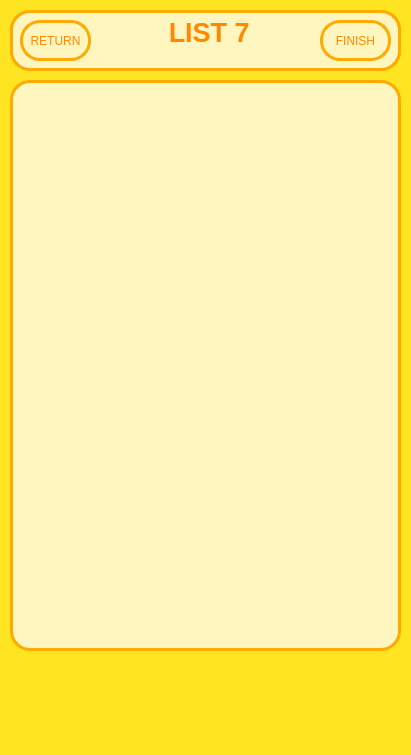
<?xml version="1.0" encoding="UTF-8"?>
<ui version="4.0">
 <class>MainWindow</class>
 <widget class="QMainWindow" name="MainWindow">
  <property name="geometry">
   <rect>
    <x>0</x>
    <y>0</y>
    <width>411</width>
    <height>755</height>
   </rect>
  </property>
  <property name="windowTitle">
   <string>MainWindow</string>
  </property>
  <property name="styleSheet">
   <string notr="true">background: rgb(255, 229, 33)</string>
  </property>
  <widget class="QWidget" name="centralwidget">
   <widget class="QLabel" name="label_4">
    <property name="geometry">
     <rect>
      <x>260</x>
      <y>640</y>
      <width>91</width>
      <height>61</height>
     </rect>
    </property>
    <property name="text">
     <string/>
    </property>
    <property name="pixmap">
     <pixmap>../pixel_picture/New Piskel (2)/pixer_duck10.png</pixmap>
    </property>
   </widget>
   <widget class="QPlainTextEdit" name="txted_todo6">
    <property name="geometry">
     <rect>
      <x>10</x>
      <y>80</y>
      <width>391</width>
      <height>571</height>
     </rect>
    </property>
    <property name="styleSheet">
     <string notr="true">border: 2.75px solid rgb(255, 170, 0);
  border-radius: 20px;
background: solid rgb(255, 245, 190);
color: gb(255, 136, 0)</string>
    </property>
   </widget>
   <widget class="QLabel" name="label_2">
    <property name="geometry">
     <rect>
      <x>90</x>
      <y>640</y>
      <width>91</width>
      <height>61</height>
     </rect>
    </property>
    <property name="text">
     <string/>
    </property>
    <property name="pixmap">
     <pixmap>../pixel_picture/New Piskel (2)/pixer_duck10.png</pixmap>
    </property>
   </widget>
   <widget class="QLabel" name="label_5">
    <property name="geometry">
     <rect>
      <x>340</x>
      <y>640</y>
      <width>91</width>
      <height>61</height>
     </rect>
    </property>
    <property name="text">
     <string/>
    </property>
    <property name="pixmap">
     <pixmap>../pixel_picture/New Piskel (2)/pixer_duck10.png</pixmap>
    </property>
   </widget>
   <widget class="QLabel" name="label">
    <property name="geometry">
     <rect>
      <x>10</x>
      <y>640</y>
      <width>91</width>
      <height>61</height>
     </rect>
    </property>
    <property name="text">
     <string/>
    </property>
    <property name="pixmap">
     <pixmap>../pixel_picture/New Piskel (2)/pixer_duck10.png</pixmap>
    </property>
   </widget>
   <widget class="QLabel" name="label_3">
    <property name="geometry">
     <rect>
      <x>180</x>
      <y>640</y>
      <width>91</width>
      <height>61</height>
     </rect>
    </property>
    <property name="text">
     <string/>
    </property>
    <property name="pixmap">
     <pixmap>../pixel_picture/New Piskel (2)/pixer_duck10.png</pixmap>
    </property>
   </widget>
   <widget class="QWidget" name="widget" native="true">
    <property name="geometry">
     <rect>
      <x>10</x>
      <y>10</y>
      <width>391</width>
      <height>61</height>
     </rect>
    </property>
    <property name="styleSheet">
     <string notr="true">border: 2.75px solid rgb(255, 170, 0);
  border-radius: 20px;
background: solid rgb(255, 245, 190);
color: black</string>
    </property>
    <widget class="QTextBrowser" name="txt_tiltle7">
     <property name="geometry">
      <rect>
       <x>0</x>
       <y>0</y>
       <width>391</width>
       <height>61</height>
      </rect>
     </property>
     <property name="styleSheet">
      <string notr="true">color: rgb(255, 136, 0)</string>
     </property>
     <property name="html">
      <string>&lt;!DOCTYPE HTML PUBLIC &quot;-//W3C//DTD HTML 4.0//EN&quot; &quot;http://www.w3.org/TR/REC-html40/strict.dtd&quot;&gt;
&lt;html&gt;&lt;head&gt;&lt;meta name=&quot;qrichtext&quot; content=&quot;1&quot; /&gt;&lt;meta charset=&quot;utf-8&quot; /&gt;&lt;style type=&quot;text/css&quot;&gt;
p, li { white-space: pre-wrap; }
hr { height: 1px; border-width: 0; }
li.unchecked::marker { content: &quot;\2610&quot;; }
li.checked::marker { content: &quot;\2612&quot;; }
&lt;/style&gt;&lt;/head&gt;&lt;body style=&quot; font-family:'Segoe UI'; font-size:9pt; font-weight:400; font-style:normal;&quot;&gt;
&lt;p align=&quot;center&quot; style=&quot; margin-top:0px; margin-bottom:0px; margin-left:0px; margin-right:0px; -qt-block-indent:0; text-indent:0px;&quot;&gt;&lt;span style=&quot; font-size:20pt; font-weight:700;&quot;&gt; LIST 7&lt;/span&gt;&lt;/p&gt;&lt;/body&gt;&lt;/html&gt;</string>
     </property>
    </widget>
    <widget class="QPushButton" name="bt_return7">
     <property name="geometry">
      <rect>
       <x>10</x>
       <y>10</y>
       <width>71</width>
       <height>41</height>
      </rect>
     </property>
     <property name="cursor">
      <cursorShape>PointingHandCursor</cursorShape>
     </property>
     <property name="styleSheet">
      <string notr="true">color: rgb(255, 136, 0)</string>
     </property>
     <property name="text">
      <string>RETURN</string>
     </property>
    </widget>
    <widget class="QPushButton" name="bt_finish7">
     <property name="geometry">
      <rect>
       <x>310</x>
       <y>10</y>
       <width>71</width>
       <height>41</height>
      </rect>
     </property>
     <property name="cursor">
      <cursorShape>PointingHandCursor</cursorShape>
     </property>
     <property name="styleSheet">
      <string notr="true">color: rgb(255, 136, 0)</string>
     </property>
     <property name="text">
      <string>FINISH</string>
     </property>
    </widget>
   </widget>
   <zorder>label_3</zorder>
   <zorder>label_2</zorder>
   <zorder>label_4</zorder>
   <zorder>label_5</zorder>
   <zorder>label</zorder>
   <zorder>txted_todo6</zorder>
   <zorder>widget</zorder>
  </widget>
  <widget class="QMenuBar" name="menubar">
   <property name="geometry">
    <rect>
     <x>0</x>
     <y>0</y>
     <width>411</width>
     <height>25</height>
    </rect>
   </property>
  </widget>
  <widget class="QStatusBar" name="statusbar"/>
 </widget>
 <resources/>
 <connections/>
</ui>
